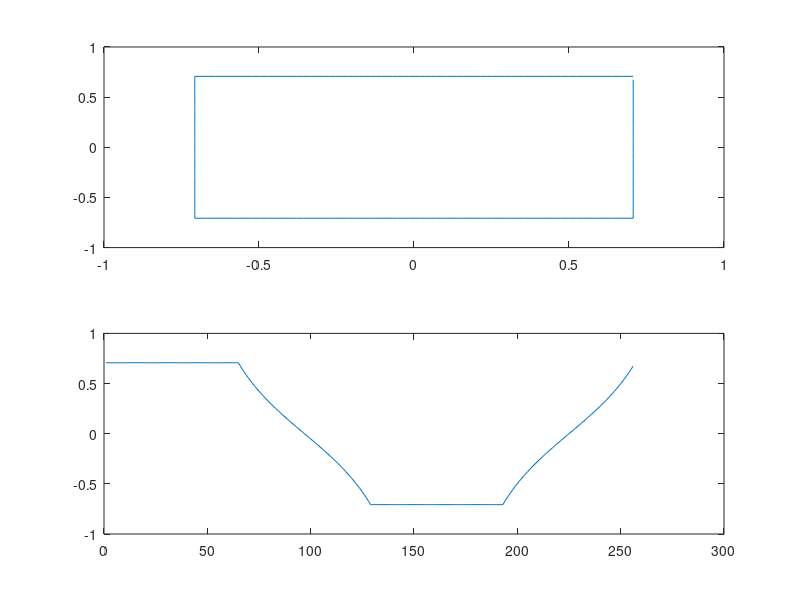
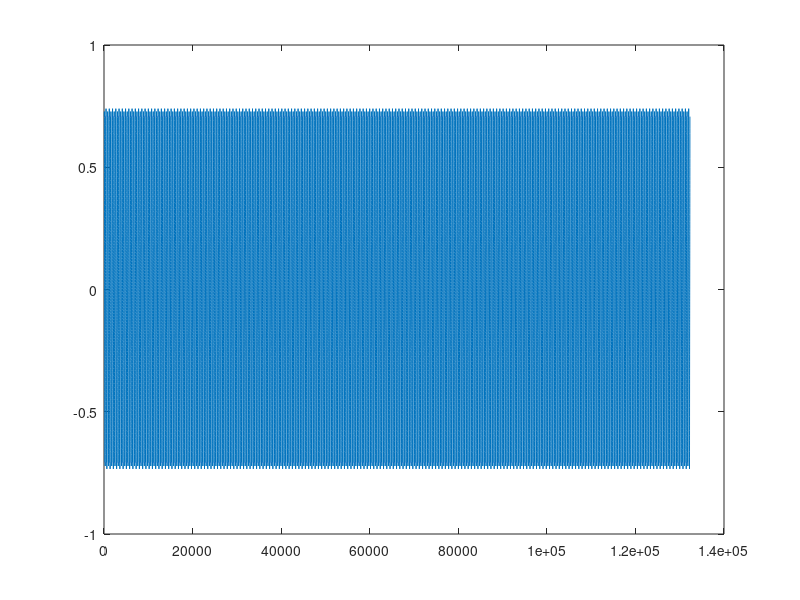

MATLAB code to generate these figures, in order:
% core parameters
f = 120; % f0
n = 4; % order (vertex count)
T = 0; % teeth
phaseOffset = pi/4; % initial phase


% wavetable
tableSize = 256;
waveTable = zeros(1, tableSize+1);

t = [0:tableSize-1]/tableSize; % time vector
theta = 2*pi*1*t; % phase angles of a period
 
for i=1:tableSize % geometry
    waveTable(i) = cos(pi/n) / cos(mod(theta(i), 2*pi/n) -pi/n + T);
end

poly = zeros(1, tableSize); % sampled geometry
for i=1:tableSize
    poly(i) = waveTable(i) * (cos(theta(i)+phaseOffset) + 1j*sin(theta(i)+phaseOffset));
end

%poly = waveTable .* (cos(theta+phaseOffset) + 1j*sin(theta+phaseOffset)); % sampled polygon
waveTable = imag(poly); % projection to y axis
%waveTable = [waveTable, waveTable(1)]; % wrap waveform around

%% plot
subplot(2,1,1);
plot(real(poly), imag(poly));

subplot(2,1,2);
plot(waveTable);

%% sound
duration = 3; 
fs = 44100;
tableOverSamplingRate = tableSize / fs;
tableDelta = f * tableOverSamplingRate; % read increment for wavetable
readIndex = 1; % sample need to be read from wavetable

y = zeros(1, fs*duration); % output


for n=1:length(y) % synhtesis from wavetable
    
    % boundary indices and corresponding values
    i1 = floor(readIndex+1); 
    if i1 == tableSize
        i2 = 1;
    else
        i2 = i1+1;
    end
    v1 = waveTable(i1);
    v2 = waveTable(i2);
  
    frac = readIndex - i1; % sample fraction
    
    y(n) = v1 + (frac*(v2-v1)); %interpolation
    
    
    readIndex = readIndex + tableDelta;
    if readIndex > tableSize
        readIndex = readIndex-tableSize;
    end
    
end



soundsc(y, fs);
figure();
plot(y);
